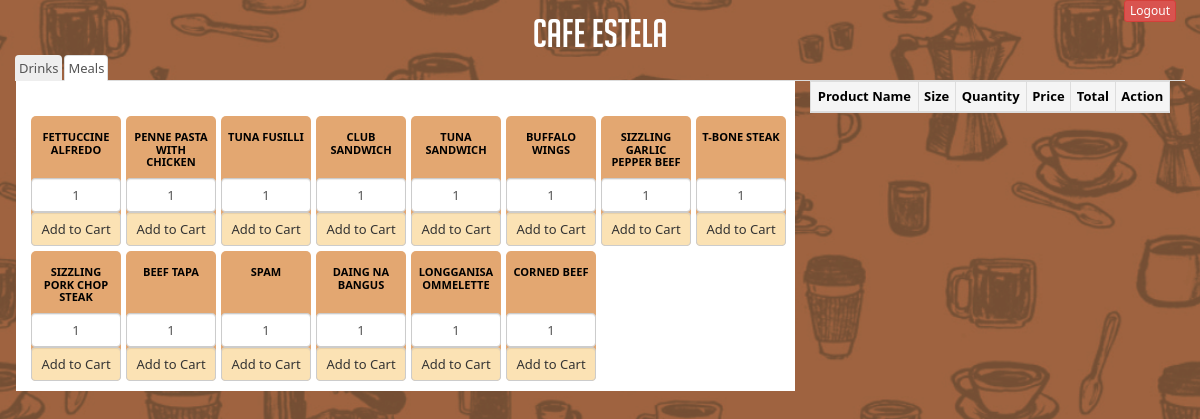
The page /home2_copy.php on the database its author committed.
### tables this page shows
CREATE TABLE `tbl_meals` (
  `id` int(11) NOT NULL,
  `name` varchar(255) NOT NULL,
  `price` double(10,2) NOT NULL
);

### home2_copy.php (the view, shortened to what this page needs)
<!DOCTYPE html>
<html>
<head>
<link href="css/bootstrap.min.css" rel="stylesheet" type="text/css">
<link rel="stylesheet" href="css/home.css" type="text/css" />
</head>
		<?php
		$connect = mysqli_connect ( "localhost", "root", "", "test" );
		?>
		<body>
	<div class="container-fluid">
		<div class="row">
			<div class="col-sm-1 col-sm-offset-11">
				<form action="logout.php">
					<button name="" class="btn btn-danger btn-xs"
						onClick="return confirm('Are you sure you want to logout?');">Logout</button>
				</form>
			</div>
			<div class="col-sm-12">
				<h1 class="header">CAFE ESTELA</h1>
			</div>
			<div class="clearfix"></div>
		</div>
		<ul class="nav nav-tabs">
			<li><a href="home1.php">Drinks</a></li>
			<li class="active"><a data-toggle="tab" href="meals">Meals</a></li>
		</ul>
		<div class="row m-l">
			<div class="tab-content col-md-8 white-bg">
				<div id="meals" class="tab-pane fade in active">
						<?php
						$query = "SELECT * FROM tbl_meals ORDER BY id ASC";
						$result = mysqli_query ( $connect, $query );
						while ( $row = mysqli_fetch_array ( $result ) ) {
							?>
															<div class="col-sm-2 container-items"
						style="height: 130px;">
						<div class="items text-center">
							<h5 style="font-size: .85em;">
								<b><?php echo $row["name"]; ?></b>
							</h5>
							<div class="row">
								<div class="col-sm-12 bottom-align">
									<input type="text" name="quantity" id="quantity<?php echo $row["id"]; ?>" class="form-control text-center" value="1" />
									<input type="button" name="add_to_cart_12oz" id="<?php echo $row["id"]; ?>" style="padding: 3px;" class="btn btn-default form-control add_to_cart" value="Add to Cart" />
								</div>
							</div>
						</div>
					</div>
											<?php
						}
						?>
					</div>
			</div>
			<div class="col-md-4 transaction-table">
				<table id="removerow"
					class="table table-bordered table-condensed white-bg text-center">
					<thead>
						<tr class="active">
							<th width="col-md-3">Product Name</th>
							<th width="col-md-1">Size</th>
							<th width="col-md-2">Quantity</th>
							<th width="col-md-2">Price</th>
							<th width="col-md-2">Total</th>
							<th width="col-md-2">Action</th>
						</tr>
					</thead>
				</table>
			</div>
		</div>
	</div>
</body>
</html>

### css/home.css (style rules this page uses)
body { background: url('../images/bg.png') no-repeat fixed; background-size: cover; font-family: Segoe UI, Helvetica, sans-serif; font-size:13px; text-align: center; color: black; overflow-y : hidden; }
input[type=button] { font-size: 1em; padding: 10px 20px; }
input[type=text] { font-size:1em; }
table { color:black; margin: 0 auto; text-align: center; }
.table { font-size: 1em; }
.transaction-table { //max-height: 500px; //overflow-y: auto; margin: 0px 0 0 0; vertical-align: middle; }
table th, tr, td { text-align: center; vertical-align: middle !important; }
.bottom-align { position: absolute; bottom: 0; right: 0; }
.btn-default { background-color: #FBE2B4; }
.container-items { height: 185px; margin: 15px -25px -10px 0; width: 120px; }
.header { color: white; font-family: big_noodle_titling; font-size: 3em; margin: 20px 0 -30px 0; position: relative; top: -30px; }
.items { background-color:#E3A771 !important; border:0px solid #000; border-radius:5px; min-height:100%; padding: 5px; width:100%; }
.m-l { margin: 0 0px 0px 1px; }
.nav-tabs>li>a { background-color: #eee; color: #555; padding: 3px; }
.tab-content { padding: 20px 0 20px 0; }
.tab-pane { padding: -15px 20px; }
.white-bg { background-color: white; }

### css/css3.css (style rules this page uses)
input[type=text] { width: 50%; padding: 14px 20px; margin: 8px 0; display: inline-block; border: 1px solid #ccc; box-sizing: border-box; }
button { background-color: #ffffff; color: black; padding: 14px 20px; margin: 8px 0; display: inline-block; border: none; cursor: pointer; width: 50%; }

### rows shown on the page
tbl_meals: name "FETTUCCINE ALFREDO", quantity "1"
tbl_meals: name "PENNE PASTA WITH CHICKEN"
tbl_meals: name "TUNA FUSILLI"
tbl_meals: name "CLUB SANDWICH"
tbl_meals: name "TUNA SANDWICH"
tbl_meals: name "BUFFALO WINGS"
tbl_meals: name "SIZZLING GARLIC PEPPER BEEF"
tbl_meals: name "T-BONE STEAK"
tbl_meals: name "SIZZLING PORK CHOP STEAK"
tbl_meals: name "BEEF TAPA"
tbl_meals: name "SPAM"
tbl_meals: name "DAING NA BANGUS"
tbl_meals: name "LONGGANISA OMMELETTE"
tbl_meals: name "CORNED BEEF"
